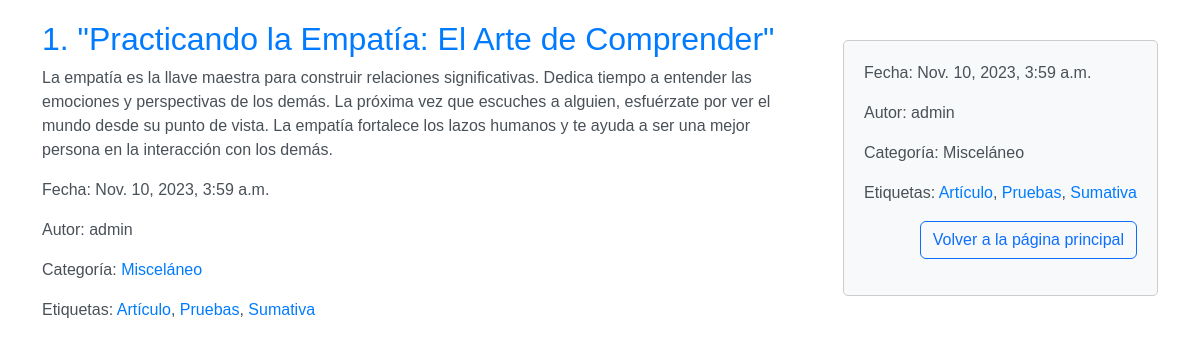
The app's page /post/1/ with its own data.
### blog/models.py (models this page shows, shortened)
class Post(models.Model):
    titulo = models.CharField(max_length=200)
    texto = models.TextField()
    fecha = models.DateTimeField(default=timezone.now)
    autor = models.ForeignKey(User, on_delete=models.CASCADE)
    categoria = models.ForeignKey(Category, on_delete=models.CASCADE)
    etiquetas = models.ManyToManyField(Hashtag)

class Category(models.Model):
    nombre = models.CharField(max_length=200)

class Hashtag(models.Model):
    nombre = models.CharField(max_length=200)

### blog/views.py (the view)
# urls.py: path('post/<int:post_id>/', post_detail, name='post_detail'),
def post_detail(request, post_id):
    post = get_object_or_404(Post, pk=post_id)
    return render(request, 'post_detail.html', {'post': post})

### blog/templates/post_detail.html (shortened to what this page needs)
<!DOCTYPE html>
<html lang="en">
<head>
    <link rel="stylesheet" href="https://cdn.jsdelivr.net/npm/bootstrap@5.2.3/dist/css/bootstrap.min.css">
</head>
<body>
    <div class="container">
        <div class="row">
            <div class="col-md-8">
                <h2>{{ post.titulo }}</h2>
                <p>{{ post.texto }}</p>
                <p>Fecha: {{ post.fecha }}</p>
                <p>Autor: {{ post.autor.username }}</p>
                <p>Categoría: <a href="{% url 'categoria_detail' post.categoria.id %}">{{ post.categoria.nombre }}</a></p>
                <p>Etiquetas: {% for hashtag in post.etiquetas.all %}<a href="{% url 'hashtag_detail' hashtag.id %}">{{ hashtag.nombre }}</a>{% if not forloop.last %}, {% endif %}{% endfor %}</p>
            </div>
            <div class="col-md-4">
                <div class="details-container">
                    <p>Fecha: {{ post.fecha }}</p>
                    <p>Autor: {{ post.autor.username }}</p>
                    <p>Categoría: {{ post.categoria.nombre }}</p>
                    <p>Etiquetas: {% for hashtag in post.etiquetas.all %}<a href="{% url 'hashtag_detail' hashtag.id %}">{{ hashtag.nombre }}</a>{% if not forloop.last %}, {% endif %}{% endfor %}</p>
                    <p class="text-end"><a href="{% url 'index' %}" class="btn btn-outline-primary">Volver a la página principal</a></p>
                </div>
            </div>
        </div>
    </div>
</body>
</html>

### blog/templates/post_detail.html (style rules this page uses)
body { font-family: 'Trebuchet MS', 'Lucida Sans Unicode', 'Lucida Grande', 'Lucida Sans', Arial, sans-serif; margin: 20px; }
h2 { color: #007bff; }
p { color: #495057; }
a { color: #007bff; text-decoration: none; }
.details-container { float: right; margin-top: 20px; padding: 20px; border: 1px solid #ccc; border-radius: 5px; background-color: #f8f9fa; }

### records on screen
Post: titulo "1. \"Practicando la Empatía: El Arte de Comprender\"", texto "La empatía es la llave maestra para construir relaciones significativas. Dedica tiempo a entender las emociones y perspectivas de los demás. La próxima vez que escuches a alguien, esfuérzate por ver el mundo desde su punto de vista. La empatía fortalece los lazos humanos y te ayuda a ser una mejor persona en la interacción con los demás.", fecha "Nov. 10, 2023, 3:59 a.m.", autor.username "admin", categoria.nombre "Misceláneo"
Hashtag: nombre "Artículo"
Hashtag: nombre "Pruebas"
Hashtag: nombre "Sumativa"
